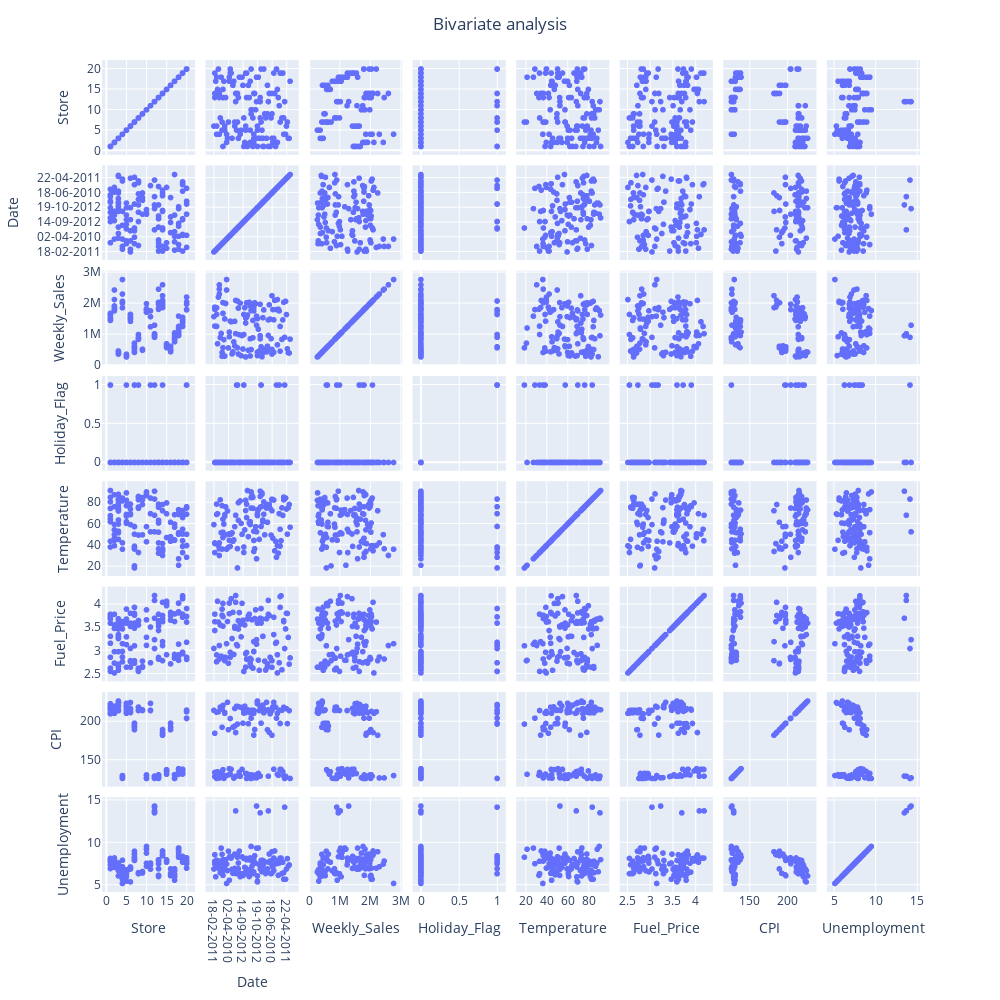

The code cell stored with this chart in its notebook:
### Code cell
# Visualize pairwise dependencies
fig = px.scatter_matrix(df)
fig.update_layout(
        title = go.layout.Title(text = "Bivariate analysis", x = 0.5), showlegend = False, 
            autosize=False, height = 1000, width = 1000)
fig.show()

### Figure 1 — Plotly figure (JSON) as saved in the notebook; plotly's stock layout.template omitted (floating-point values rounded to 4 significant figures; data arrays with more than 128 entries replaced by an {"elided": "..."} marker saying what was removed)
{"data": [{"dimensions": [{"axis": {"matches": true}, "label": "Store", "values": {"elided": "150 int values"}}, {"axis": {"matches": true}, "label": "Date", "values": {"elided": "150 str values"}}, {"axis": {"matches": true}, "label": "Weekly_Sales", "values": {"elided": "150 float values"}}, {"axis": {"matches": true}, "label": "Holiday_Flag", "values": {"elided": "150 int values"}}, {"axis": {"matches": true}, "label": "Temperature", "values": {"elided": "150 float values"}}, {"axis": {"matches": true}, "label": "Fuel_Price", "values": {"elided": "150 float values"}}, {"axis": {"matches": true}, "label": "CPI", "values": {"elided": "150 float values"}}, {"axis": {"matches": true}, "label": "Unemployment", "values": {"elided": "150 float values"}}], "hovertemplate": "%{xaxis.title.text}=%{x}<br>%{yaxis.title.text}=%{y}<extra></extra>", "legendgroup": "", "marker": {"color": "#636efa", "symbol": "circle"}, "name": "", "showlegend": false, "type": "splom"}], "layout": {"autosize": false, "dragmode": "select", "height": 1000, "legend": {"tracegroupgap": 0}, "margin": {"t": 60}, "showlegend": false, "title": {"text": "Bivariate analysis", "x": 0.5}, "width": 1000}}
